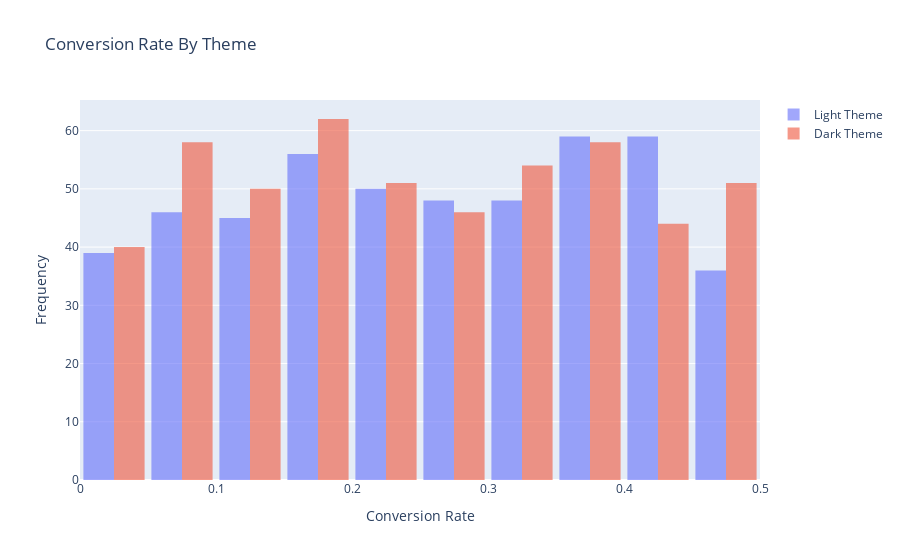

The notebook cell saved with this chart:
### Markdown cell above
There no much difference between CTR for both the themes.

### Code cell
# Lets have a look at Conversion rate 

fig = go.Figure()

fig.add_trace(go.Histogram(x=light_theme_data['Conversion Rate'],name = 'Light Theme',opacity = 0.6,nbinsx=20))
fig.add_trace(go.Histogram(x=dark_theme_data['Conversion Rate'],name = 'Dark Theme',opacity = 0.6,nbinsx=20))

fig.update_layout(
    title_text = 'Conversion Rate By Theme',
    xaxis_title_text = 'Conversion Rate',
    yaxis_title_text = 'Frequency',
    barmode = 'group',
    bargap = 0.1
)
fig.show()

### Figure 1 — Plotly figure (JSON) as saved in the notebook; plotly's stock layout.template omitted (floating-point values rounded to 4 significant figures; data arrays with more than 128 entries replaced by an {"elided": "..."} marker saying what was removed)
{"data": [{"name": "Light Theme", "nbinsx": 20, "opacity": 0.6, "type": "histogram", "x": {"elided": "486 float values"}}, {"name": "Dark Theme", "nbinsx": 20, "opacity": 0.6, "type": "histogram", "x": {"elided": "514 float values"}}], "layout": {"bargap": 0.1, "barmode": "group", "title": {"text": "Conversion Rate By Theme"}, "xaxis": {"title": {"text": "Conversion Rate"}}, "yaxis": {"title": {"text": "Frequency"}}}}
